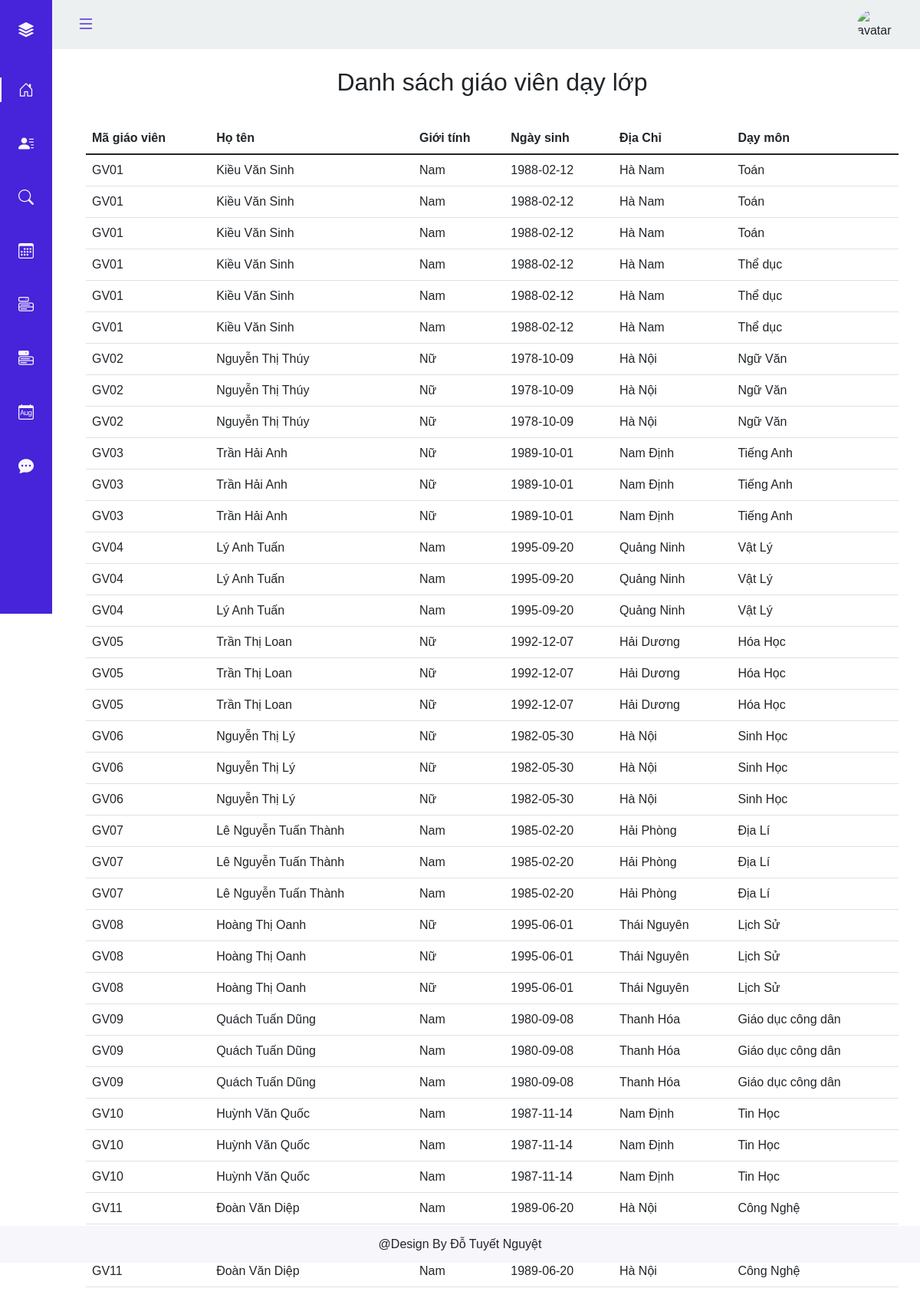
The page /hocsinh/thong_tin_gvday.php (signed in) on the database its author committed.
### tables this page shows
CREATE TABLE `lichday` (
  `Magv` char(10) NOT NULL,
  `Mamh` char(10) NOT NULL,
  `Mal` char(10) NOT NULL,
  `Tiet` varchar(10) DEFAULT NULL,
  `Ngay` date DEFAULT NULL,
  `Hocky` int(11) DEFAULT NULL,
  `Namhoc` varchar(10) DEFAULT NULL
);

CREATE TABLE `giao_vien` (
  `Magv` char(10) NOT NULL,
  `Hotengv` varchar(100) DEFAULT NULL,
  `Ngaysinh` date DEFAULT NULL,
  `Gioitinh` varchar(5) DEFAULT NULL,
  `Diachi` varchar(200) DEFAULT NULL,
  `Chucvu` varchar(20) DEFAULT NULL,
  `Sdt` varchar(13) DEFAULT NULL
);

CREATE TABLE `monhoc` (
  `Mamh` char(10) NOT NULL,
  `Tenmh` varchar(50) DEFAULT NULL
);

### hocsinh/thong_tin_gvday.php (the view, shortened to what this page needs)
<?php include('../partial-font/hearder_hs.php'); ?>
<br>
<main>
    <div class="container">
        <h2>Danh sách giáo viên dạy lớp </h2><br><br><br>
            <table class="table">
                <thead>
                    <tr>
                    <th scope="col">Mã giáo viên</th>
                    <th scope="col">Họ tên</th>
                    <th scope="col">Giới tính</th>
                    <th scope="col">Ngày sinh</th>
                    <th scope="col">Địa Chỉ</th>
                    <th scope="col">Dạy môn</th>
                    </tr>
                </thead>
                <?php
                    include('../sql/connect.php');
                    $id = $_SESSION['id'];
                    $s = "SELECT Mal FROM hoc_sinh WHERE Mahs LIKE '%$id%'";
                    $re =  mysqli_query($conn, $s);
                    $u = mysqli_fetch_assoc($re);
                    $malop = $u['Mal'];
                    $sql = "SELECT * FROM giao_vien, monhoc, lichday WHERE Mal LIKE '%$malop%' AND giao_vien.Magv = lichday.Magv AND monhoc.Mamh=lichday.Mamh ";
                    $result = mysqli_query($conn, $sql);
                    if(mysqli_num_rows($result) > 0){
                        while($row = mysqli_fetch_assoc($result)){
                            ?>
                                <tr>
                                    <td ><?php echo $row['Magv']; ?></td>
                                    <td><?php echo $row['Hotengv']; ?></td>
                                    <td><?php echo $row['Gioitinh']; ?></td>
                                    <td><?php echo $row['Ngaysinh']; ?></td>
                                    <td><?php echo $row['Diachi']; ?></td>
                                    <td><?php echo $row['Tenmh']; ?></td>
                                </tr>
                <?php
                    }
                }
                ?>
            </table>
    </div>
</main>
<br>
<?php include('../partial-font/footer_hs.php');?>

### assets/Css/style.css (style rules this page uses)
:root { --header-height: 3rem; --nav-width: 68px; --first-color: #4723D9; --first-color-light: #AFA5D9; --white-color: #F7F6FB; --body-font: 'Nunito', sans-serif; --normal-font-size: 1rem; --z-fixed: 100 }
body { position: relative; margin: var(--header-height) 0 0 0; padding: 0 1rem; font-family: var(--body-font); font-size: var(--normal-font-size); transition: .5s }
@media screen and (min-width: 768px) { body { margin: calc(var(--header-height) + 1rem) 0 0 0; padding-left: calc(var(--nav-width) + 2rem) } }
.container { display: flex; flex-wrap: wrap; justify-content: center; }

### rows shown on the page
lichday: Magv "GV01", Magv.Hotengv "Kiều Văn Sinh", Magv.Gioitinh "Nam", Magv.Ngaysinh "1988-02-12", Magv.Diachi "Hà Nam", Mamh.Tenmh "Toán"
lichday: Magv "GV01", Magv.Hotengv "Kiều Văn Sinh", Magv.Gioitinh "Nam", Magv.Ngaysinh "1988-02-12", Magv.Diachi "Hà Nam", Mamh.Tenmh "Toán"
lichday: Magv "GV01", Magv.Hotengv "Kiều Văn Sinh", Magv.Gioitinh "Nam", Magv.Ngaysinh "1988-02-12", Magv.Diachi "Hà Nam", Mamh.Tenmh "Toán"
lichday: Magv "GV01", Magv.Hotengv "Kiều Văn Sinh", Magv.Gioitinh "Nam", Magv.Ngaysinh "1988-02-12", Magv.Diachi "Hà Nam", Mamh.Tenmh "Thể dục"
lichday: Magv "GV01", Magv.Hotengv "Kiều Văn Sinh", Magv.Gioitinh "Nam", Magv.Ngaysinh "1988-02-12", Magv.Diachi "Hà Nam", Mamh.Tenmh "Thể dục"
lichday: Magv "GV01", Magv.Hotengv "Kiều Văn Sinh", Magv.Gioitinh "Nam", Magv.Ngaysinh "1988-02-12", Magv.Diachi "Hà Nam", Mamh.Tenmh "Thể dục"
lichday: Magv "GV02", Magv.Hotengv "Nguyễn Thị Thúy", Magv.Gioitinh "Nữ", Magv.Ngaysinh "1978-10-09", Magv.Diachi "Hà Nội", Mamh.Tenmh "Ngữ Văn"
lichday: Magv "GV02", Magv.Hotengv "Nguyễn Thị Thúy", Magv.Gioitinh "Nữ", Magv.Ngaysinh "1978-10-09", Magv.Diachi "Hà Nội", Mamh.Tenmh "Ngữ Văn"
lichday: Magv "GV02", Magv.Hotengv "Nguyễn Thị Thúy", Magv.Gioitinh "Nữ", Magv.Ngaysinh "1978-10-09", Magv.Diachi "Hà Nội", Mamh.Tenmh "Ngữ Văn"
lichday: Magv "GV03", Magv.Hotengv "Trần Hải Anh", Magv.Gioitinh "Nữ", Magv.Ngaysinh "1989-10-01", Magv.Diachi "Nam Định", Mamh.Tenmh "Tiếng Anh"
lichday: Magv "GV03", Magv.Hotengv "Trần Hải Anh", Magv.Gioitinh "Nữ", Magv.Ngaysinh "1989-10-01", Magv.Diachi "Nam Định", Mamh.Tenmh "Tiếng Anh"
lichday: Magv "GV03", Magv.Hotengv "Trần Hải Anh", Magv.Gioitinh "Nữ", Magv.Ngaysinh "1989-10-01", Magv.Diachi "Nam Định", Mamh.Tenmh "Tiếng Anh"
lichday: Magv "GV04", Magv.Hotengv "Lý Anh Tuấn", Magv.Gioitinh "Nam", Magv.Ngaysinh "1995-09-20", Magv.Diachi "Quảng Ninh", Mamh.Tenmh "Vật Lý"
lichday: Magv "GV04", Magv.Hotengv "Lý Anh Tuấn", Magv.Gioitinh "Nam", Magv.Ngaysinh "1995-09-20", Magv.Diachi "Quảng Ninh", Mamh.Tenmh "Vật Lý"
lichday: Magv "GV04", Magv.Hotengv "Lý Anh Tuấn", Magv.Gioitinh "Nam", Magv.Ngaysinh "1995-09-20", Magv.Diachi "Quảng Ninh", Mamh.Tenmh "Vật Lý"
lichday: Magv "GV05", Magv.Hotengv "Trần Thị Loan", Magv.Gioitinh "Nữ", Magv.Ngaysinh "1992-12-07", Magv.Diachi "Hải Dương", Mamh.Tenmh "Hóa Học"
lichday: Magv "GV05", Magv.Hotengv "Trần Thị Loan", Magv.Gioitinh "Nữ", Magv.Ngaysinh "1992-12-07", Magv.Diachi "Hải Dương", Mamh.Tenmh "Hóa Học"
lichday: Magv "GV05", Magv.Hotengv "Trần Thị Loan", Magv.Gioitinh "Nữ", Magv.Ngaysinh "1992-12-07", Magv.Diachi "Hải Dương", Mamh.Tenmh "Hóa Học"
lichday: Magv "GV06", Magv.Hotengv "Nguyễn Thị Lý", Magv.Gioitinh "Nữ", Magv.Ngaysinh "1982-05-30", Magv.Diachi "Hà Nội", Mamh.Tenmh "Sinh Học"
lichday: Magv "GV06", Magv.Hotengv "Nguyễn Thị Lý", Magv.Gioitinh "Nữ", Magv.Ngaysinh "1982-05-30", Magv.Diachi "Hà Nội", Mamh.Tenmh "Sinh Học"
lichday: Magv "GV06", Magv.Hotengv "Nguyễn Thị Lý", Magv.Gioitinh "Nữ", Magv.Ngaysinh "1982-05-30", Magv.Diachi "Hà Nội", Mamh.Tenmh "Sinh Học"
lichday: Magv "GV07", Magv.Hotengv "Lê Nguyễn Tuấn Thành", Magv.Gioitinh "Nam", Magv.Ngaysinh "1985-02-20", Magv.Diachi "Hải Phòng", Mamh.Tenmh "Địa Lí"
lichday: Magv "GV07", Magv.Hotengv "Lê Nguyễn Tuấn Thành", Magv.Gioitinh "Nam", Magv.Ngaysinh "1985-02-20", Magv.Diachi "Hải Phòng", Mamh.Tenmh "Địa Lí"
lichday: Magv "GV07", Magv.Hotengv "Lê Nguyễn Tuấn Thành", Magv.Gioitinh "Nam", Magv.Ngaysinh "1985-02-20", Magv.Diachi "Hải Phòng", Mamh.Tenmh "Địa Lí"
lichday: Magv "GV08", Magv.Hotengv "Hoàng Thị Oanh", Magv.Gioitinh "Nữ", Magv.Ngaysinh "1995-06-01", Magv.Diachi "Thái Nguyên", Mamh.Tenmh "Lịch Sử"
lichday: Magv "GV08", Magv.Hotengv "Hoàng Thị Oanh", Magv.Gioitinh "Nữ", Magv.Ngaysinh "1995-06-01", Magv.Diachi "Thái Nguyên", Mamh.Tenmh "Lịch Sử"
lichday: Magv "GV08", Magv.Hotengv "Hoàng Thị Oanh", Magv.Gioitinh "Nữ", Magv.Ngaysinh "1995-06-01", Magv.Diachi "Thái Nguyên", Mamh.Tenmh "Lịch Sử"
lichday: Magv "GV09", Magv.Hotengv "Quách Tuấn Dũng", Magv.Gioitinh "Nam", Magv.Ngaysinh "1980-09-08", Magv.Diachi "Thanh Hóa", Mamh.Tenmh "Giáo dục công dân"
lichday: Magv "GV09", Magv.Hotengv "Quách Tuấn Dũng", Magv.Gioitinh "Nam", Magv.Ngaysinh "1980-09-08", Magv.Diachi "Thanh Hóa", Mamh.Tenmh "Giáo dục công dân"
lichday: Magv "GV09", Magv.Hotengv "Quách Tuấn Dũng", Magv.Gioitinh "Nam", Magv.Ngaysinh "1980-09-08", Magv.Diachi "Thanh Hóa", Mamh.Tenmh "Giáo dục công dân"
lichday: Magv "GV10", Magv.Hotengv "Huỳnh Văn Quốc", Magv.Gioitinh "Nam", Magv.Ngaysinh "1987-11-14", Magv.Diachi "Nam Định", Mamh.Tenmh "Tin Học"
lichday: Magv "GV10", Magv.Hotengv "Huỳnh Văn Quốc", Magv.Gioitinh "Nam", Magv.Ngaysinh "1987-11-14", Magv.Diachi "Nam Định", Mamh.Tenmh "Tin Học"
lichday: Magv "GV10", Magv.Hotengv "Huỳnh Văn Quốc", Magv.Gioitinh "Nam", Magv.Ngaysinh "1987-11-14", Magv.Diachi "Nam Định", Mamh.Tenmh "Tin Học"
lichday: Magv "GV11", Magv.Hotengv "Đoàn Văn Diệp", Magv.Gioitinh "Nam", Magv.Ngaysinh "1989-06-20", Magv.Diachi "Hà Nội", Mamh.Tenmh "Công Nghệ"
lichday: Magv "GV11", Magv.Hotengv "Đoàn Văn Diệp", Magv.Gioitinh "Nam", Magv.Ngaysinh "1989-06-20", Magv.Diachi "Hà Nội", Mamh.Tenmh "Công Nghệ"
